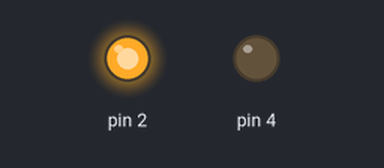
A sketch run on a simulated Arduino Uno, built with avr-gcc and run on an emulated ATmega328P. Shown: output pins drawn as LEDs (lit = HIGH).

Above: at 0.5 s.
At 2.5 s:
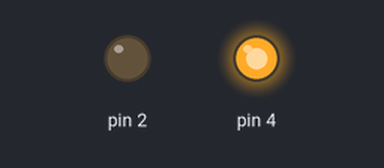
At 3.5 s:
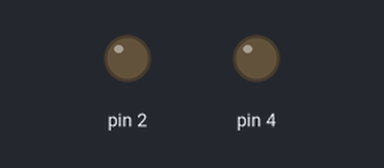
Timing chart, 0 to 5.2 s (numbered marks = the images above):
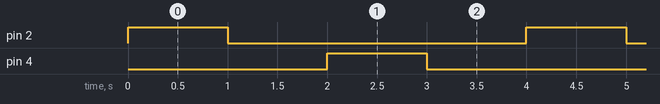

The sketch:

codigo.ino
```cpp
void setup()
{
  pinMode(2, OUTPUT);
  pinMode(4, OUTPUT);
}

void loop()
{
  digitalWrite(2, HIGH);
  delay(1000);
  digitalWrite(2, LOW);
  delay(1000);
  digitalWrite(4, HIGH);
  delay(1000);
  digitalWrite(4, LOW);
  delay(1000);
}
```

Measured:
- by itself, pin 2, pin 4: alternates HIGH for 1.0 s and LOW for 3.0 s
- by itself, everything shown: repeats every 4.0 s, in 4 steps
